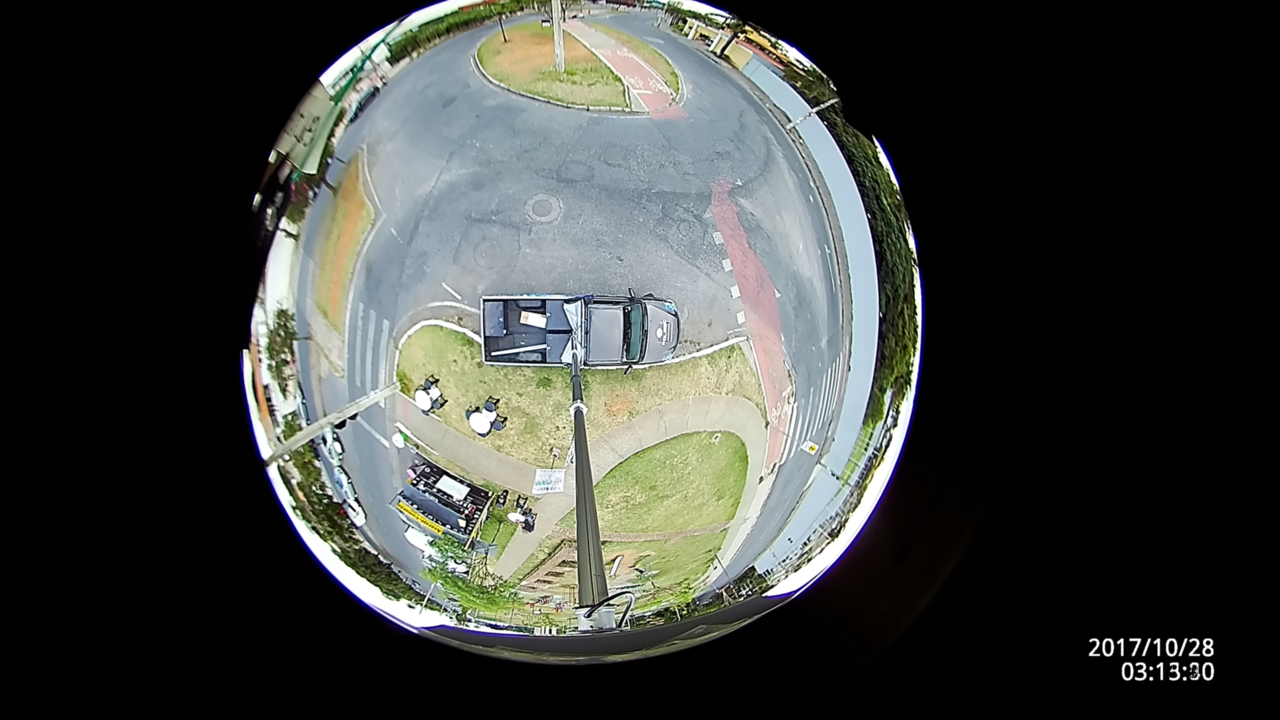
#> input picture src/fig/background_med_full.png, 2560 x 1440 px (shown at 1/2 size)
$ python crop.py   (Python 2 division)   (older library calls are emulated)
#> lines starting #> are read from the running program, lines starting #| are printed output that depends on the picture; after the words box and inside, x2 and y2 are one past the last pixel; in counts of white or black regions, pixels touching at a corner belong together
import cv2
import numpy as np
import matplotlib.pyplot as plt
import imutils


def calculate_difference(background, frame):
    return np.clip(np.sum(cv2.absdiff(background, frame), axis=2), 0, 255)

def imshow(image):
	if len(image.shape) == 2:
		image = bw2rgb(image)
	cv2.imshow('frame', image)
	cv2.waitKey()

# [9 lines left out: functions crop, crop2, not called in this run]

def bw2rgb(image):
	assert len(image.shape) == 2
	new = np.zeros(image.shape + (3,), dtype=np.uint8)
	for i in range(3):
		new[:, :, i] = image
	return new

# [4 lines left out: function threshold, not called in this run]


def create_mask(background, frame, threshold=170):
    '''
    creates the background subtraction mask
    :param background: learned background of the scene, numpy matrix [H, W, 3]
    :param frame: the processed frame, numpy matrix [H, W, 3]
    :param threshold: the threshold for the mask
    :return: the mask of the detected objects [H, W, 1], values {0, 1}
    '''

    blured_frame = cv2.blur(frame, (3, 3))

    background = background.astype(np.int16)
    blured_frame = blured_frame.astype(np.int16)
    diff = calculate_difference(background, blured_frame)


    diff_blur = diff.copy()
    diff_blur[diff < threshold/2] = 0
    diff_blur = np.clip(diff_blur, 0, 255)


    prior = cv2.blur(diff_blur*0.5, (60, 60))
    prior = np.clip(prior, 0, 255)
    # imshow(prior)

    diff = cv2.blur(diff, (7, 7))
    diff = diff + prior
    diff = np.clip(diff, 0, 255)

    mask = np.zeros(diff.shape, dtype=np.uint8)
    mask[diff > threshold] = 255
    return mask


# [52 lines left out: function histogram, not called in this run]


def draw_bounding_boxes(img, bb):
    font = cv2.FONT_HERSHEY_SIMPLEX
    color = (0, 255, 0)
    for (x, y, x_max, y_max, a) in bb:
    	print((x, y, x_max, y_max, a))
        cv2.putText(img, str(int(a)), (x, y - 20), font, 0.7, color, 2, cv2.LINE_AA)
        cv2.rectangle(img, (x, y), (x_max, y_max), color, 2)
    return img


def detect_bb(mask, area_treashold=1000):
    thresh = cv2.threshold(mask, 0, 255, cv2.THRESH_BINARY | cv2.THRESH_OTSU)[1]
    cnts = cv2.findContours(thresh, cv2.RETR_EXTERNAL, cv2.CHAIN_APPROX_SIMPLE)
    cnts = cnts[0] if imutils.is_cv2() else cnts[1]
    locs = []
    for (_, c) in enumerate(cnts):
    	a = cv2.contourArea(c)
        if a > area_treashold:
            (x, y, w, h) = cv2.boundingRect(c)
            locs.append((x, y, x+w, y+h, a))
    return locs


background = cv2.imread("background_med_full.png")#[:946, :1024, :]
#> background is the input picture: shape (1440, 2560, 3); mean B, G, R 62.2, 66, 63.2
frame = cv2.imread("frame2.png")[:1440, :, :]
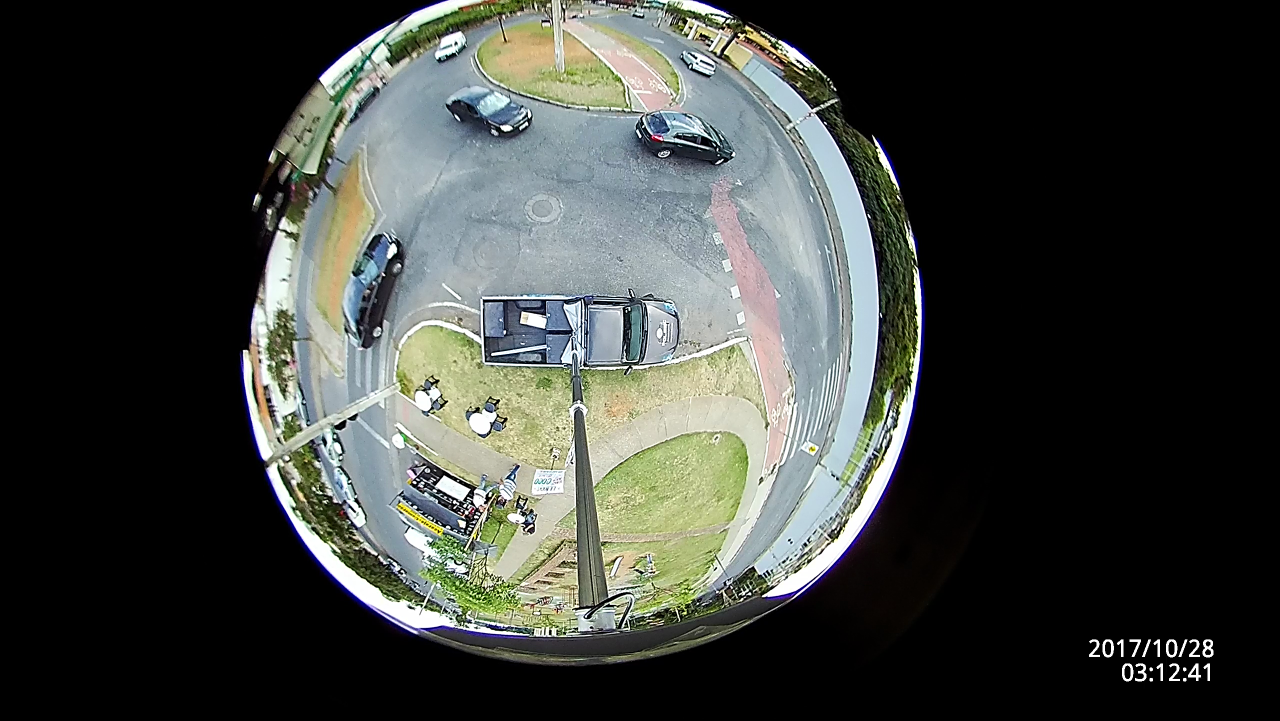
#> input picture src/fig/frame2.png, 2560 x 1442 px (shown at 1/2 size)


# background_frame = cv2.blur(background, (3, 3))
# blured_frame = cv2.blur(frame, (3, 3))

print("background shape ", background.shape)
#| background shape  (1440, 2560, 3)
print("frame shape", frame.shape)
#| frame shape (1440, 2560, 3)

mask = create_mask(background, frame, 220)
#> in create_mask, `diff_blur[diff < threshold/2] = 0`:
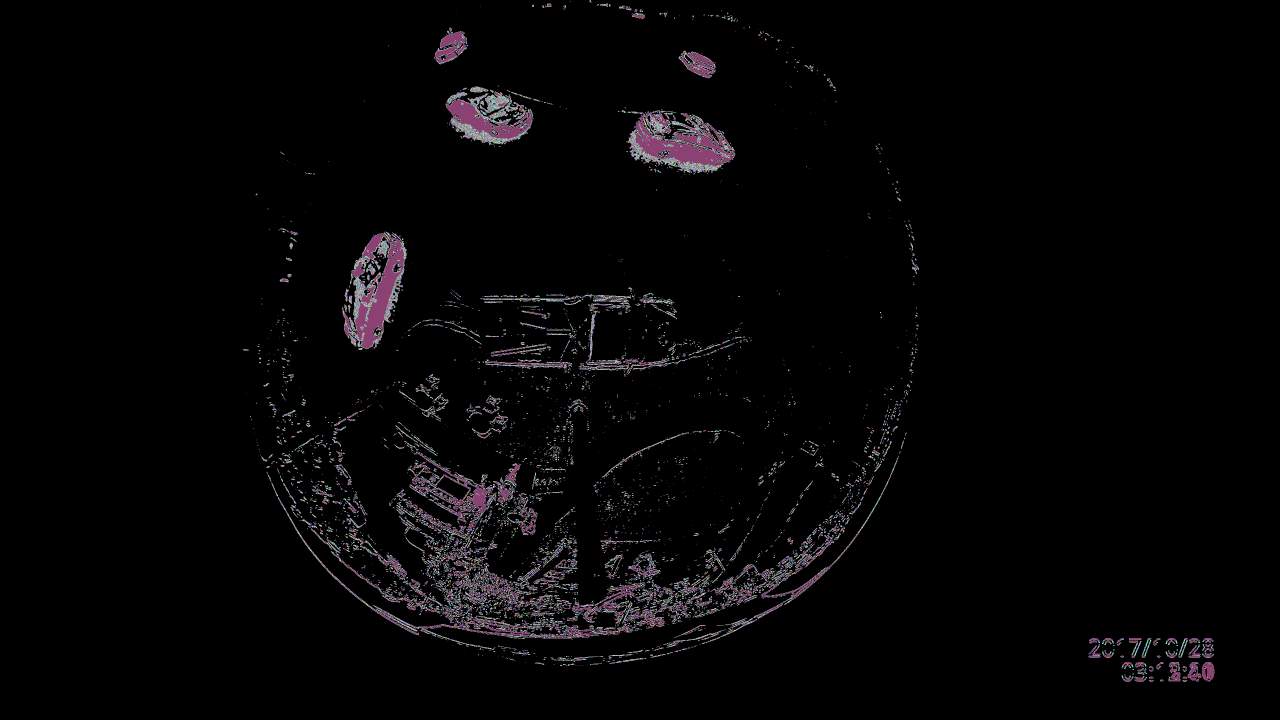
#> diff_blur: shape (1440, 2560) int64 (shown at 1/2 size); 147 distinct labels, from 0 to 255; one colour per label, 0 black
#> in create_mask, `diff = np.clip(diff, 0, 255)`:
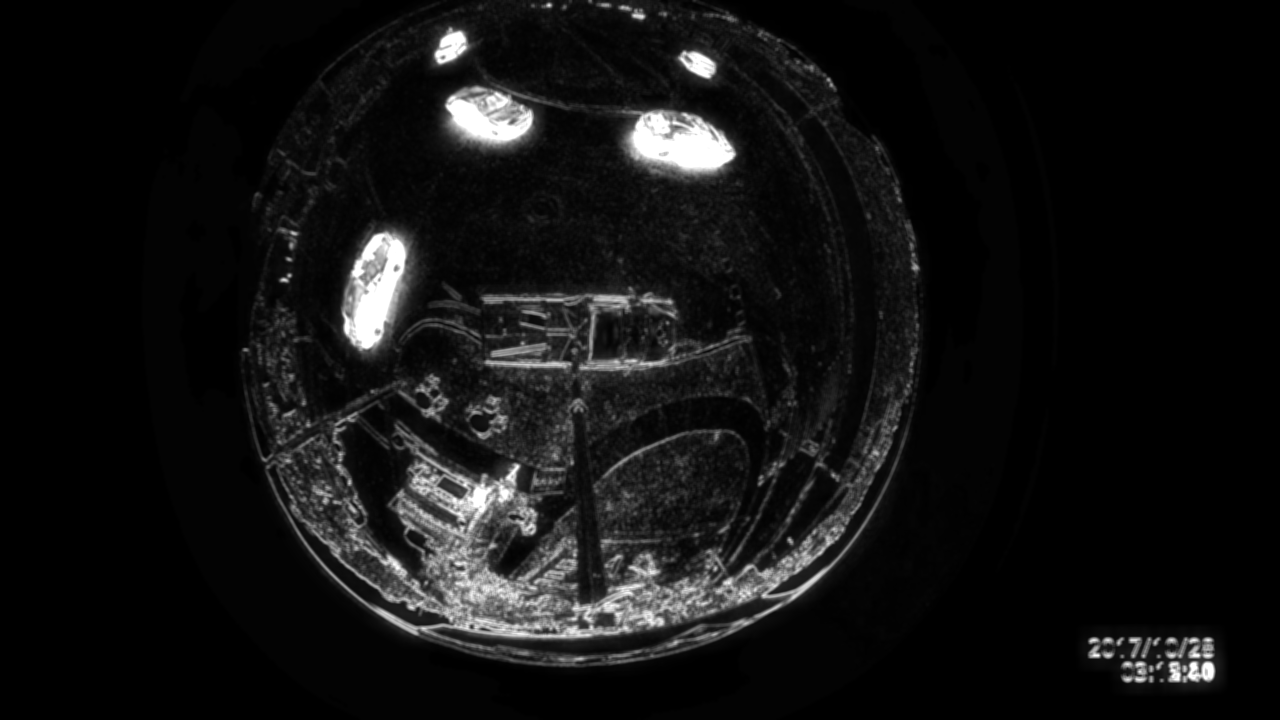
#> diff: shape (1440, 2560) float64 (shown at 1/2 size); min 0, max 255, mean 18.8
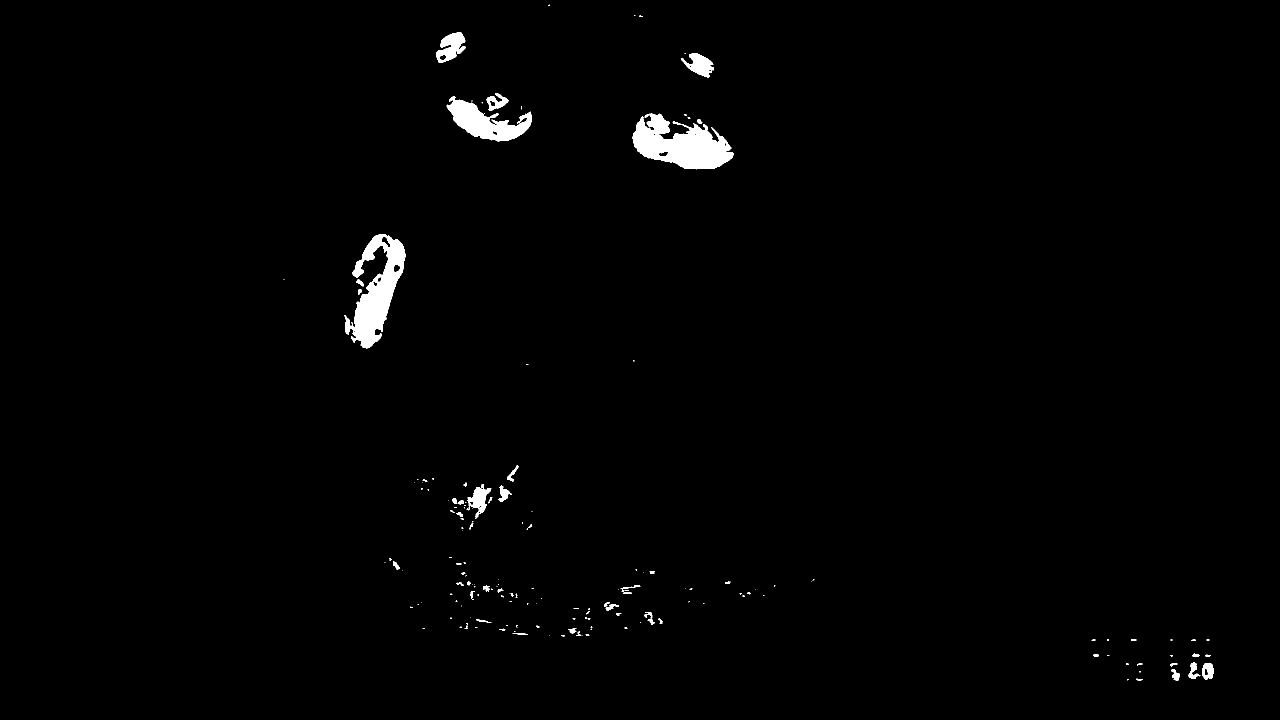
#> mask: shape (1440, 2560) (shown at 1/2 size); 1.2% white; 179 white regions (119 under 20 px)
print(type(mask))
#| <class 'numpy.ndarray'>
bbs = detect_bb(mask, 1300)
#> in detect_bb, `cnts = cv2.findContours(thresh, cv2.RETR_EXTERNAL, cv2.CHAIN_APPROX_SI..`: cnts = 179 contours, 135 with area under 20; largest, box (x1, y1, x2, y2) and area: (1265, 227, 1468, 339) 12954, (689, 468, 811, 697) 12145, (893, 193, 1064, 283) 6621, (872, 64, 931, 126) 2040, (1362, 106, 1428, 155) 1592
#> the loop in detect_bb, `for (_, c) in enumerate(cnts):` made 179 passes
#> (a, x, y, w, h) on passes 163, 167, 172, 174, 176: (12145, 689, 468, 122, 229), (12954, 1265, 227, 203, 112), (6621, 893, 193, 171, 90), (1592.5, 1362, 106, 66, 49), (2040, 872, 64, 59, 62)
#> a on passes 2 to 7: 20.5, 4, 194.5, 31, 18, 8.5
#> after the loop in detect_bb, `for (_, c) in enumerate(cnts):`: locs = [(689, 468, 811, 697, 12145), (1265, 227, 1468, 339, 12954), (893, 193, 1064, 283, 6621), (1362, 106, 1428, 155, 1592.5), (872, 64, 931, 126, 2040)]
#> bbs has the same summary as locs in detect_bb
mask = bw2rgb(mask)
#> after the loop in bw2rgb, `for i in range(3):`: new: shape (1440, 2560, 3); 1.2% white; 179 white regions (119 under 20 px), largest, box (x1, y1, x2, y2) and area: (1265, 227, 1468, 339) 13212, (689, 468, 811, 697) 12170, (893, 193, 1064, 283) 6849
mask = draw_bounding_boxes(mask, bbs)
#> the loop in draw_bounding_boxes, `for (x, y, x_max, y_max, a) in bb:` made 5 passes
#| (689, 468, 811, 697, 12145.0)
#| (1265, 227, 1468, 339, 12954.0)
#| (893, 193, 1064, 283, 6621.0)
#| (1362, 106, 1428, 155, 1592.5)
#| (872, 64, 931, 126, 2040.0)

# [5 lines of commented-out code are left out]
imshow(mask)


cv2.imwrite("mask.png", mask)
